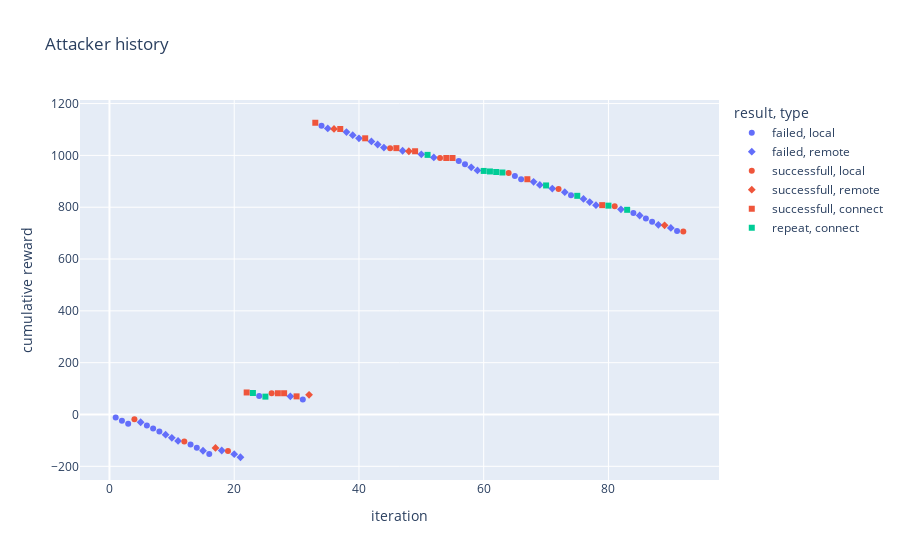

The notebook cell this image was saved under:
### Code cell
simulation.run(
    max_iteration=1000,
    epochs=10,
    attacker=random_agent
)

### Figure 1 — Plotly figure (JSON) as saved in the notebook; plotly's stock layout.template omitted (floating-point values rounded to 4 significant figures; data arrays with more than 128 entries replaced by an {"elided": "..."} marker saying what was removed)
{"data": [{"customdata": [[0.0004652, -12, "Network Service Scanning", "PC_1", "local", false], [0.0004652, -12, "Network Service Scanning", "PC_1", "local", false], [0.0004652, -12, "Network Service Scanning", "PC_1", "local", false], [0.0004652, -12, "Network Service Scanning", "PC_1", "local", false], [0.0004652, -12, "Network Service Scanning", "PC_1", "local", false], [0.0004652, -12, "Browser Session Hijacking", "PC_1", "local", false], [0.0004652, -12, "Network Service Scanning", "PC_1", "local", false], [0.0004652, -12, "Browser Session Hijacking", "PC_1", "local", false], [0.001464, -12, "Browser Session Hijacking", "PC_1", "local", false], [0.001464, -12, "Browser Session Hijacking", "PC_1", "local", false], [0.001464, -12, "Network Service Scanning", "PC_1", "local", false], [0.002461, -12, "Network Service Scanning", "PC_1", "local", false], [0.003458, -12, "System Network Connections Discovery", "DatabaseServer", "local", false], [0.003458, -12, "Browser Session Hijacking", "MailServer", "local", false], [0.003458, -12, "Browser Session Hijacking", "MailServer", "local", false], [0.003458, -12, "Network Service Scanning", "DatabaseServer", "local", false], [0.004455, -12, "Browser Session Hijacking", "PC_1", "local", false], [0.004455, -12, "System Network Connections Discovery", "MailServer", "local", false], [0.004455, -12, "Network Service Scanning", "PC_1", "local", false], [0.004455, -12, "System Network Connections Discovery", "MailServer", "local", false], [0.005453, -12, "System Network Connections Discovery", "MailServer", "local", false]], "hovertemplate": "result=failed<br>type=%{customdata[4]}<br>iteration=%{x}<br>cumulative reward=%{y}<br>time=%{customdata[0]}<br>reward=%{customdata[1]}<br>attack name=%{customdata[2]}<br>machine instance name=%{customdata[3]}<br>flag=%{customdata[5]}<extra></extra>", "legendgroup": "failed, local", "marker": {"color": "#636efa", "symbol": "circle"}, "mode": "markers", "name": "failed, local", "orientation": "v", "showlegend": true, "type": "scatter", "x": [1, 2, 3, 6, 7, 8, 13, 14, 16, 24, 31, 34, 56, 57, 65, 66, 74, 84, 86, 87, 91], "xaxis": "x", "y": [-12, -24, -36, -42, -54, -66, -116, -128, -152, 71, 58, 1114, 978, 966, 920, 908, 846, 778, 756, 744, 708], "yaxis": "y"}, {"customdata": {"elided": "32x6 mixed values"}, "hovertemplate": "result=failed<br>type=%{customdata[4]}<br>iteration=%{x}<br>cumulative reward=%{y}<br>time=%{customdata[0]}<br>reward=%{customdata[1]}<br>attack name=%{customdata[2]}<br>machine instance name=%{customdata[3]}<br>flag=%{customdata[5]}<extra></extra>", "legendgroup": "failed, remote", "marker": {"color": "#636efa", "symbol": "diamond"}, "mode": "markers", "name": "failed, remote", "orientation": "v", "showlegend": true, "type": "scatter", "x": [5, 9, 10, 11, 15, 18, 20, 21, 29, 35, 38, 39, 40, 42, 43, 44, 47, 50, 52, 58, 59, 68, 69, 71, 73, 76, 77, 78, 82, 85, 88, 90], "xaxis": "x", "y": [-30, -78, -90, -102, -140, -139, -153, -165, 70, 1104, 1090, 1078, 1066, 1054, 1042, 1030, 1018, 1004, 992, 954, 942, 898, 886, 872, 858, 832, 820, 808, 792, 768, 732, 720], "yaxis": "y"}, {"customdata": [[0.0004652, 18, "System Network Connections Discovery", "PC_1", "local", false], [0.0004652, -2, "System Network Connections Discovery", "PC_1", "local", false], [0.001464, -2, "System Network Connections Discovery", "PC_1", "local", false], [0.001464, 13, "Network Service Scanning", "MailServer", "local", false], [0.002461, -2, "System Network Connections Discovery", "PC_1", "local", false], [0.003458, -2, "Network Service Scanning", "MailServer", "local", false], [0.003458, -2, "Network Service Scanning", "MailServer", "local", false], [0.004455, -2, "System Network Connections Discovery", "PC_1", "local", false], [0.004455, -2, "Network Service Scanning", "MailServer", "local", false], [0.005453, -2, "Browser Session Hijacking", "DatabaseServer", "local", true]], "hovertemplate": "result=successfull<br>type=%{customdata[4]}<br>iteration=%{x}<br>cumulative reward=%{y}<br>time=%{customdata[0]}<br>reward=%{customdata[1]}<br>attack name=%{customdata[2]}<br>machine instance name=%{customdata[3]}<br>flag=%{customdata[5]}<extra></extra>", "legendgroup": "successfull, local", "marker": {"color": "#EF553B", "symbol": "circle"}, "mode": "markers", "name": "successfull, local", "orientation": "v", "showlegend": true, "type": "scatter", "x": [4, 12, 19, 26, 45, 53, 64, 72, 81, 92], "xaxis": "x", "y": [-18, -104, -141, 82, 1028, 990, 932, 870, 804, 706], "yaxis": "y"}, {"customdata": [[0.001464, 23, "Web Portal Capture", "PC_5", "remote", false], [0.002461, 18, "Password Guessing", "GoogleDrive", "remote", false], [0.002461, -2, "Web Portal Capture", "PC_5", "remote", false], [0.002461, -2, "Web Portal Capture", "PC_5", "remote", false], [0.005453, -2, "Password Guessing", "GoogleDrive", "remote", false]], "hovertemplate": "result=successfull<br>type=%{customdata[4]}<br>iteration=%{x}<br>cumulative reward=%{y}<br>time=%{customdata[0]}<br>reward=%{customdata[1]}<br>attack name=%{customdata[2]}<br>machine instance name=%{customdata[3]}<br>flag=%{customdata[5]}<extra></extra>", "legendgroup": "successfull, remote", "marker": {"color": "#EF553B", "symbol": "diamond"}, "mode": "markers", "name": "successfull, remote", "orientation": "v", "showlegend": true, "type": "scatter", "x": [17, 32, 36, 48, 89], "xaxis": "x", "y": [-129, 76, 1102, 1016, 730], "yaxis": "y"}, {"customdata": [[0.001464, 250, "User Account Authentification", "MailServer", "connect", false], [0.001464, 0, "User Account Authentification", "MailServer", "connect", false], [0.001464, 0, "User Account Authentification", "MailServer", "connect", false], [0.001464, 0, "User Account Authentification", "MailServer", "connect", false], [0.002461, 1050, "User Account Authentification", "DatabaseServer", "connect", false], [0.002461, 0, "User Account Authentification", "MailServer", "connect", false], [0.002461, 0, "User Account Authentification", "DatabaseServer", "connect", false], [0.002461, 0, "User Account Authentification", "DatabaseServer", "connect", false], [0.003458, 0, "User Account Authentification", "DatabaseServer", "connect", false], [0.003458, 0, "User Account Authentification", "DatabaseServer", "connect", false], [0.003458, 0, "User Account Authentification", "MailServer", "connect", false], [0.004318, 0, "User Account Authentification", "MailServer", "connect", false], [0.004455, 0, "User Account Authentification", "MailServer", "connect", false]], "hovertemplate": "result=successfull<br>type=%{customdata[4]}<br>iteration=%{x}<br>cumulative reward=%{y}<br>time=%{customdata[0]}<br>reward=%{customdata[1]}<br>attack name=%{customdata[2]}<br>machine instance name=%{customdata[3]}<br>flag=%{customdata[5]}<extra></extra>", "legendgroup": "successfull, connect", "marker": {"color": "#EF553B", "symbol": "square"}, "mode": "markers", "name": "successfull, connect", "orientation": "v", "showlegend": true, "type": "scatter", "x": [22, 27, 28, 30, 33, 37, 41, 46, 49, 54, 55, 67, 79], "xaxis": "x", "y": [85, 82, 82, 70, 1126, 1102, 1066, 1028, 1016, 990, 990, 908, 808], "yaxis": "y"}, {"customdata": [[0.001464, -2, "User Account Authentification", "MailServer", "connect", false], [0.001464, -2, "User Account Authentification", "MailServer", "connect", false], [0.003458, -2, "User Account Authentification", "DatabaseServer", "connect", false], [0.003458, -2, "User Account Authentification", "MailServer", "connect", false], [0.003458, -2, "User Account Authentification", "MailServer", "connect", false], [0.003458, -2, "User Account Authentification", "MailServer", "connect", false], [0.003458, -2, "User Account Authentification", "DatabaseServer", "connect", false], [0.004455, -2, "User Account Authentification", "DatabaseServer", "connect", false], [0.004455, -2, "User Account Authentification", "DatabaseServer", "connect", false], [0.004455, -2, "User Account Authentification", "DatabaseServer", "connect", false], [0.004455, -2, "User Account Authentification", "MailServer", "connect", false]], "hovertemplate": "result=repeat<br>type=%{customdata[4]}<br>iteration=%{x}<br>cumulative reward=%{y}<br>time=%{customdata[0]}<br>reward=%{customdata[1]}<br>attack name=%{customdata[2]}<br>machine instance name=%{customdata[3]}<br>flag=%{customdata[5]}<extra></extra>", "legendgroup": "repeat, connect", "marker": {"color": "#00cc96", "symbol": "square"}, "mode": "markers", "name": "repeat, connect", "orientation": "v", "showlegend": true, "type": "scatter", "x": [23, 25, 51, 60, 61, 62, 63, 70, 75, 80, 83], "xaxis": "x", "y": [83, 69, 1002, 940, 938, 936, 934, 884, 844, 806, 790], "yaxis": "y"}], "layout": {"legend": {"title": {"text": "result, type"}, "tracegroupgap": 0}, "title": {"text": "Attacker history"}, "xaxis": {"anchor": "y", "domain": [0, 1], "title": {"text": "iteration"}}, "yaxis": {"anchor": "x", "domain": [0, 1], "title": {"text": "cumulative reward"}}}}
